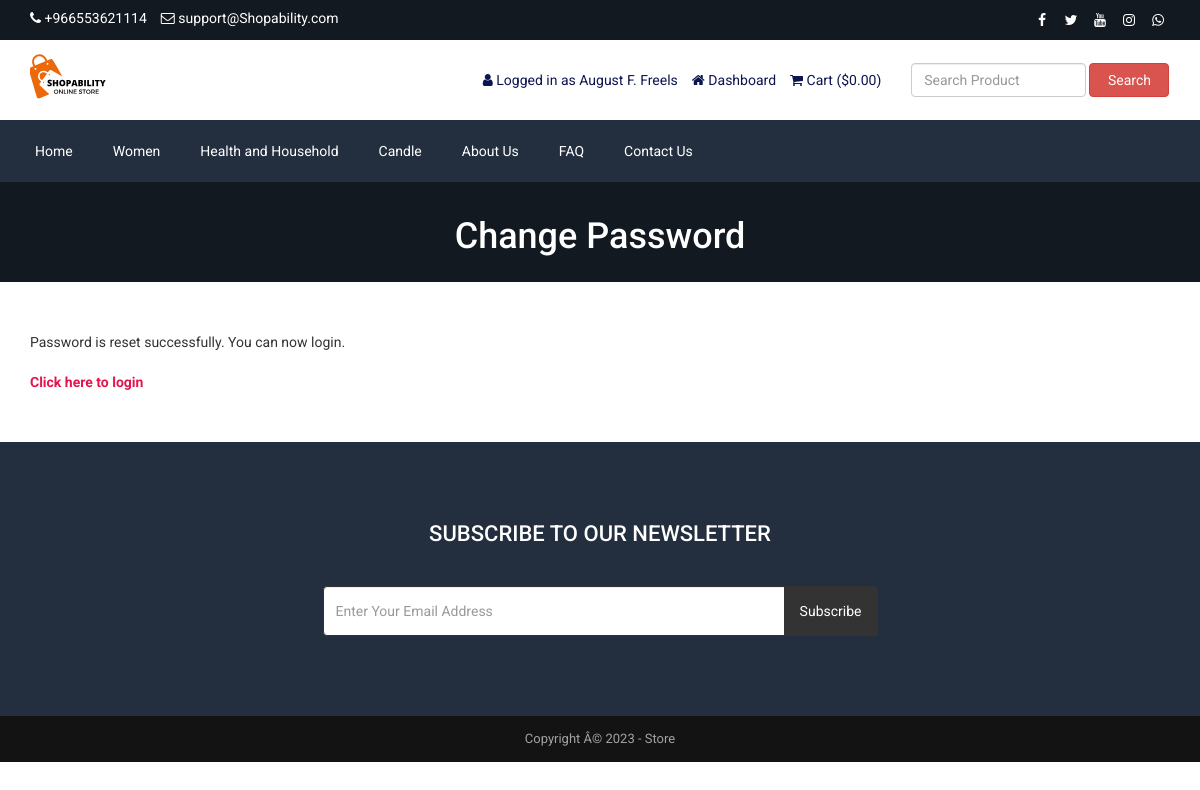
Page /reset-password-success.php (signed in) on the committed database.
### tables this page shows
CREATE TABLE `tbl_settings` (
  `id` int(11) NOT NULL,
  `logo` varchar(255) NOT NULL,
  `favicon` varchar(255) NOT NULL,
  `footer_about` text NOT NULL,
  `footer_copyright` text NOT NULL,
  `contact_address` text NOT NULL,
  `contact_email` varchar(255) NOT NULL,
  `contact_phone` varchar(255) NOT NULL,
  `contact_fax` varchar(255) NOT NULL,
  `contact_map_iframe` text NOT NULL,
  `receive_email` varchar(255) NOT NULL,
  `receive_email_subject` varchar(255) NOT NULL,
  `receive_email_thank_you_message` text NOT NULL,
  `forget_password_message` text NOT NULL,
  `total_recent_post_footer` int(10) NOT NULL,
  `total_popular_post_footer` int(10) NOT NULL,
  `total_recent_post_sidebar` int(11) NOT NULL,
  `total_popular_post_sidebar` int(11) NOT NULL,
  `total_featured_product_home` int(11) NOT NULL,
  `total_latest_product_home` int(11) NOT NULL,
  `total_popular_product_home` int(11) NOT NULL,
  `meta_title_home` text NOT NULL,
  `meta_keyword_home` text NOT NULL,
  `meta_description_home` text NOT NULL,
  `banner_login` varchar(255) NOT NULL,
  `banner_registration` varchar(255) NOT NULL,
  `banner_forget_password` varchar(255) NOT NULL,
  `banner_reset_password` varchar(255) NOT NULL,
  `banner_search` varchar(255) NOT NULL,
  `banner_cart` varchar(255) NOT NULL,
  `banner_checkout` varchar(255) NOT NULL,
  `banner_product_category` varchar(255) NOT NULL,
  `banner_blog` varchar(255) NOT NULL,
  `cta_title` varchar(255) NOT NULL,
  `cta_content` text NOT NULL,
  `cta_read_more_text` varchar(255) NOT NULL,
  `cta_read_more_url` varchar(255) NOT NULL,
  `cta_photo` varchar(255) NOT NULL,
  `featured_product_title` varchar(255) NOT NULL,
  `featured_product_subtitle` varchar(255) NOT NULL,
  `latest_product_title` varchar(255) NOT NULL,
  `latest_product_subtitle` varchar(255) NOT NULL,
  `popular_product_title` varchar(255) NOT NULL,
  `popular_product_subtitle` varchar(255) NOT NULL,
  `testimonial_title` varchar(255) NOT NULL,
  `testimonial_subtitle` varchar(255) NOT NULL,
  `testimonial_photo` varchar(255) NOT NULL,
  `blog_title` varchar(255) NOT NULL,
  `blog_subtitle` varchar(255) NOT NULL,
  `newsletter_text` text NOT NULL,
  `paypal_email` varchar(255) NOT NULL,
  `stripe_public_key` varchar(255) NOT NULL,
  `stripe_secret_key` varchar(255) NOT NULL,
  `bank_detail` text NOT NULL,
  `before_head` text NOT NULL,
  `after_body` text NOT NULL,
  `before_body` text NOT NULL,
  `home_service_on_off` int(11) NOT NULL,
  `home_welcome_on_off` int(11) NOT NULL,
  `home_featured_product_on_off` int(11) NOT NULL,
  `home_latest_product_on_off` int(11) NOT NULL,
  `home_popular_product_on_off` int(11) NOT NULL,
  `home_testimonial_on_off` int(11) NOT NULL,
  `home_blog_on_off` int(11) NOT NULL,
  `newsletter_on_off` int(11) NOT NULL,
  `ads_above_welcome_on_off` int(1) NOT NULL,
  `ads_above_featured_product_on_off` int(1) NOT NULL,
  `ads_above_latest_product_on_off` int(1) NOT NULL,
  `ads_above_popular_product_on_off` int(1) NOT NULL,
  `ads_above_testimonial_on_off` int(1) NOT NULL,
  `ads_category_sidebar_on_off` int(1) NOT NULL
);

CREATE TABLE `tbl_social` (
  `social_id` int(11) NOT NULL,
  `social_name` varchar(30) NOT NULL,
  `social_url` varchar(255) NOT NULL,
  `social_icon` varchar(30) NOT NULL
);

CREATE TABLE `tbl_top_category` (
  `tcat_id` int(11) NOT NULL,
  `tcat_name` varchar(255) NOT NULL,
  `show_on_menu` int(1) NOT NULL
);

CREATE TABLE `tbl_page` (
  `id` int(11) NOT NULL,
  `about_title` varchar(255) NOT NULL,
  `about_content` text NOT NULL,
  `about_banner` varchar(255) NOT NULL,
  `about_meta_title` varchar(255) NOT NULL,
  `about_meta_keyword` text NOT NULL,
  `about_meta_description` text NOT NULL,
  `faq_title` varchar(255) NOT NULL,
  `faq_banner` varchar(255) NOT NULL,
  `faq_meta_title` varchar(255) NOT NULL,
  `faq_meta_keyword` text NOT NULL,
  `faq_meta_description` text NOT NULL,
  `blog_title` varchar(255) NOT NULL,
  `blog_banner` varchar(255) NOT NULL,
  `blog_meta_title` varchar(255) NOT NULL,
  `blog_meta_keyword` text NOT NULL,
  `blog_meta_description` text NOT NULL,
  `contact_title` varchar(255) NOT NULL,
  `contact_banner` varchar(255) NOT NULL,
  `contact_meta_title` varchar(255) NOT NULL,
  `contact_meta_keyword` text NOT NULL,
  `contact_meta_description` text NOT NULL,
  `pgallery_title` varchar(255) NOT NULL,
  `pgallery_banner` varchar(255) NOT NULL,
  `pgallery_meta_title` varchar(255) NOT NULL,
  `pgallery_meta_keyword` text NOT NULL,
  `pgallery_meta_description` text NOT NULL,
  `vgallery_title` varchar(255) NOT NULL,
  `vgallery_banner` varchar(255) NOT NULL,
  `vgallery_meta_title` varchar(255) NOT NULL,
  `vgallery_meta_keyword` text NOT NULL,
  `vgallery_meta_description` text NOT NULL
);

### reset-password-success.php (the view)
<?php require_once('header.php'); ?>
<?php
$statement = $pdo->prepare("SELECT * FROM tbl_settings WHERE id=1");
$statement->execute();
$result = $statement->fetchAll(PDO::FETCH_ASSOC);
foreach ($result as $row) {
    $banner_forget_password = $row['banner_forget_password'];
}
?>
<div class="page-banner" style="background-color:#444;background-image: url(assets/uploads/<?php echo $banner_forget_password; ?>);">
    <div class="inner">
        <h1><?php echo LANG_VALUE_149; ?></h1>
    </div>
</div>
<div class="page">
    <div class="container">
        <div class="row">
            <div class="col-md-12">
                <div class="user-content">
                    <?php echo LANG_VALUE_146; ?><br><br>
                    <a href="<?php echo BASE_URL; ?>login.php" style="color:#e4144d;font-weight:bold;"><?php echo LANG_VALUE_11; ?></a>
                </div>
            </div>
        </div>
    </div>
</div>
<?php require_once('footer.php'); ?>

### header.php (shortened to what this page needs)
<?php
include("admin/inc/config.php");
$statement = $pdo->prepare("SELECT * FROM tbl_settings WHERE id=1");
$statement->execute();
$result = $statement->fetchAll(PDO::FETCH_ASSOC);
foreach ($result as $row)
{
	$logo = $row['logo'];
	$contact_email = $row['contact_email'];
	$contact_phone = $row['contact_phone'];
}
?>
<!DOCTYPE html>
<html lang="en">
<head>
	<link rel="stylesheet" href="assets/css/bootstrap.min.css">
	<link rel="stylesheet" href="assets/css/font-awesome.min.css">
	<link rel="stylesheet" href="assets/css/owl.carousel.min.css">
	<link rel="stylesheet" href="assets/css/owl.theme.default.min.css">
	<link rel="stylesheet" href="assets/css/jquery.bxslider.min.css">
    <link rel="stylesheet" href="assets/css/magnific-popup.css">
    <link rel="stylesheet" href="assets/css/rating.css">
	<link rel="stylesheet" href="assets/css/spacing.css">
	<link rel="stylesheet" href="assets/css/bootstrap-touch-slider.css">
	<link rel="stylesheet" href="assets/css/animate.min.css">
	<link rel="stylesheet" href="assets/css/tree-menu.css">
	<link rel="stylesheet" href="assets/css/select2.min.css">
	<link rel="stylesheet" href="assets/css/main.css">
	<link rel="stylesheet" href="assets/css/responsive.css">
	<?php
	$statement = $pdo->prepare("SELECT * FROM tbl_page WHERE id=1");
	$statement->execute();
	$result = $statement->fetchAll(PDO::FETCH_ASSOC);
		?>
</head>
<body>
<div class="top">
	<div class="container">
		<div class="row">
			<div class="col-md-6 col-sm-6 col-xs-12">
				<div class="left">
					<ul>
						<li><i class="fa fa-phone"></i> <?php echo $contact_phone; ?></li>
						<li><i class="fa fa-envelope-o"></i> <?php echo $contact_email; ?></li>
					</ul>
				</div>
			</div>
			<div class="col-md-6 col-sm-6 col-xs-12">
				<div class="right">
					<ul>
						<?php
						$statement = $pdo->prepare("SELECT * FROM tbl_social");
						$statement->execute();
						$result = $statement->fetchAll(PDO::FETCH_ASSOC);
						foreach ($result as $row) {
							?>
							<?php if($row['social_url'] != ''): ?>
							<li><a href="<?php echo $row['social_url']; ?>"><i class="<?php echo $row['social_icon']; ?>"></i></a></li>
							<?php endif; ?>
							<?php
						}
						?>
					</ul>
				</div>
			</div>
		</div>
	</div>
</div>
<div class="header">
	<div class="container">
		<div class="row inner">
			<div class="col-md-4 logo">
				<a href="index.php"><img src="assets/uploads/<?php echo $logo; ?>" alt="logo image"></a>
			</div>
			<div class="col-md-5 right">
				<ul>
					<?php
					if(isset($_SESSION['customer'])) {
						?>
						<li><i class="fa fa-user"></i> <?php echo LANG_VALUE_13; ?> <?php echo $_SESSION['customer']['cust_name']; ?></li>
						<li><a href="dashboard.php"><i class="fa fa-home"></i> <?php echo LANG_VALUE_89; ?></a></li>
						<?php
					} else {
						?>
						<li><a href="login.php"><i class="fa fa-sign-in"></i> <?php echo LANG_VALUE_9; ?></a></li>
						<li><a href="registration.php"><i class="fa fa-user-plus"></i> <?php echo LANG_VALUE_15; ?></a></li>
						<?php
					}
					?>
					<li><a href="cart.php"><i class="fa fa-shopping-cart"></i> <?php echo LANG_VALUE_18; ?> (<?php echo LANG_VALUE_1; ?><?php
					if(isset($_SESSION['cart_p_id'])) {
						$table_total_price = 0;
						$i=0;
	                    foreach($_SESSION['cart_p_qty'] as $key => $value)
	                    {
	                        $i++;
	                        $arr_cart_p_qty[$i] = $value;
	                    }                    $i=0;
	                    foreach($_SESSION['cart_p_current_price'] as $key => $value)
	                    {
	                        $i++;
	                        $arr_cart_p_current_price[$i] = $value;
	                    }
	                    for($i=1;$i<=count($arr_cart_p_qty);$i++) {
	                    	$row_total_price = $arr_cart_p_current_price[$i]*$arr_cart_p_qty[$i];
	                        $table_total_price = $table_total_price + $row_total_price;
	                    }
						echo $table_total_price;
					} else {
						echo '0.00';
					}
					?>)</a></li>
				</ul>
			</div>
			<div class="col-md-3 search-area">
				<form class="navbar-form navbar-left" role="search" action="search-result.php" method="get">
					<div class="form-group">
						<input type="text" class="form-control search-top" placeholder="<?php echo LANG_VALUE_2; ?>" name="search_text">
					</div>
					<button type="submit" class="btn btn-danger"><?php echo LANG_VALUE_3; ?></button>
				</form>
			</div>
		</div>
	</div>
</div>
<div class="nav">
	<div class="container">
		<div class="row">
			<div class="col-md-12 pl_0 pr_0">
				<div class="menu-container">
					<div class="menu">
						<ul>
							<li><a href="index.php">Home</a></li>
							<?php
							$statement = $pdo->prepare("SELECT * FROM tbl_top_category WHERE show_on_menu=1");
							$statement->execute();
							$result = $statement->fetchAll(PDO::FETCH_ASSOC);
							foreach ($result as $row) {
								?>
								<li><a href="product-category.php?id=<?php echo $row['tcat_id']; ?>&type=top-category"><?php echo $row['tcat_name']; ?></a>
								</li>
								<?php
							}
							?>
							<?php
							$statement = $pdo->prepare("SELECT * FROM tbl_page WHERE id=1");
							$statement->execute();
							$result = $statement->fetchAll(PDO::FETCH_ASSOC);
							foreach ($result as $row) {
								$about_title = $row['about_title'];
								$faq_title = $row['faq_title'];
								$contact_title = $row['contact_title'];
							}
							?>
							<li><a href="about.php"><?php echo $about_title; ?></a></li>
							<li><a href="faq.php"><?php echo $faq_title; ?></a></li>
							<li><a href="contact.php"><?php echo $contact_title; ?></a></li>
						</ul>
					</div>
				</div>
			</div>
		</div>
	</div>
</div>

### footer.php (shortened to what this page needs)
<?php
$statement = $pdo->prepare("SELECT * FROM tbl_settings WHERE id=1");
$statement->execute();
$result = $statement->fetchAll(PDO::FETCH_ASSOC);
foreach ($result as $row)
{
	$footer_copyright = $row['footer_copyright'];
    $newsletter_on_off = $row['newsletter_on_off'];
}
?>
<?php if($newsletter_on_off == 1): ?>
<section class="home-newsletter">
	<div class="container">
		<div class="row">
			<div class="col-md-6 col-md-offset-3">
				<div class="single">
				<form action="" method="post">
					<h2><?php echo LANG_VALUE_93; ?></h2>
					<div class="input-group">
			        	<input type="email" class="form-control" placeholder="<?php echo LANG_VALUE_95; ?>" name="email_subscribe">
			         	<span class="input-group-btn">
			         	<button class="btn btn-theme" type="submit" name="form_subscribe"><?php echo LANG_VALUE_92; ?></button>
			         	</span>
			        </div>
				</div>
			</div>
		</div>
	</div>
</section>
<?php endif; ?>
<div class="footer-bottom">
	<div class="container">
		<div class="row">
			<div class="col-md-12 copyright">
				<?php echo $footer_copyright; ?>
			</div>
		</div>
	</div>
</div>
</body>
</html>

### assets/css/main.css (style rules this page uses)
* { margin: 0; padding: 0; }
body { font-family: "Roboto", sans-serif; font-size: 14px; }
h1, h2, h3, h4, h5, h6 { font-family: "Roboto", sans-serif; }
a { text-decoration: none; }
.top { width: 100%; height: 40px; background: #131921; }
.top .left { float: left; }
.top .left ul { padding-top: 8px; }
.top .left ul li { list-style-type: none; float: left; margin-right: 14px; color: white; }
.top .left ul li i { color: white; }
.top .right { float: right; }
.top .right ul { padding-top: 8px; }
.top .right ul li { list-style-type: none; float: left; margin-left: 5px; }
.top .right ul li a { color: white; width: 24px; height: 24px; line-height: 24px; text-align: center; border-radius: 50%; display: block; transition: all 0.4s ease; }
.header { width: 100%; height: auto; background: #fff; }
.header .inner { height: auto; display: table; }
.header .logo { float: none; display: table-cell; vertical-align: middle; }
.header .logo img { max-width: 100%; height: 80px; }
.header .navbar-form .form-control { width: 300px; }
.header .search-area { float: none; display: table-cell; vertical-align: middle; }
.header .search-area .form-group { width: calc(100% - 84px); }
.header .search-area button { width: 80px; }
.header .search-area form { width: 100%; }
.header .right { float: none; display: table-cell; vertical-align: middle; padding-right: 0; }
.header .right ul { float: right; margin-bottom: 0; }
.header .right ul li { list-style-type: none; float: left; margin-left: 14px; color: #0d1452; }
.header .right ul li a { color: #0d1452; }
.header .navbar-form .search-top { width: 100%; }
.nav { background: #232f3e; }
.menu-container { width: 100%; margin: 0 auto; background: #232f3e; }
.menu-dropdown-icon:before { content: "\f067"; font-family: "FontAwesome"; display: none; cursor: pointer; float: right; padding: 1.5em 2em; background: #fff; color: #333; }
.menu > ul { margin: 0 auto; width: 100%; list-style: none; padding: 0; position: relative; box-sizing: border-box; }
.menu > ul:before, .menu > ul:after { content: ""; display: table; }
.menu > ul:after { clear: both; }
.menu > ul > li { float: left; padding: 0; margin: 0; }
.menu > ul > li a { text-decoration: none; padding: 1.5em 20px; display: block; color: #fff; }
.footer-bottom { width: 100%; height: auto; background: #141314; padding: 14px 0; }
.footer-bottom .copyright { font-size: 13px; color: #a3a3a3; text-align: center; }
.page-banner { width: 100%; height: auto; background-repeat: no-repeat; background-position: center center; -webkit-background-size: cover; background-size: cover; position: relative; padding-top: 15px; padding-bottom: 15px; overflow: hidden; }
.page-banner h1 { color: #fff; text-align: center; z-index: 999; position: relative; }
.page { width: 100%; height: auto; padding-top: 50px; padding-bottom: 50px; }
.home-newsletter { padding: 80px 0; background: #232f3e; }
.home-newsletter .single { max-width: 650px; margin: 0 auto; text-align: center; position: relative; z-index: 2; }
.home-newsletter .single h2 { font-size: 22px; color: white; text-transform: uppercase; margin-bottom: 40px; margin-top: 0; }
.home-newsletter .single .form-control { height: 50px; border-color: #333; outline: none; }
.home-newsletter .single .btn { min-height: 50px; background: #333; color: #fff; padding-left: 15px; padding-right: 15px; }

### assets/css/responsive.css (style rules this page uses)
@media only screen and (min-width: 992px) { .header .inner { width: 100%; } }
@media only screen and (min-width: 992px) { .header .search-area { padding-right: 0; } }
@media only screen and (min-width: 992px) { .header .search-area form { padding-right: 0; } }
@media only screen and (min-width: 992px) { .header .container { padding-right: 0; } }

### rows in the picture
tbl_settings: contact_phone "+966553621114", contact_email "support@Shopability.com", logo (picture), banner_forget_password (picture), footer_copyright "Copyright Â© 2023 - Store"
tbl_top_category: tcat_name "Women"
tbl_top_category: tcat_name "Health and Household"
tbl_top_category: tcat_name "Candle"
tbl_page: about_title "About Us", faq_title "FAQ", contact_title "Contact Us"

### other values in the picture
LANG_VALUE_13 "Logged in as"
$_SESSION['customer']['cust_name'] "August F. Freels"
LANG_VALUE_89 "Dashboard"
LANG_VALUE_18 "Cart"
LANG_VALUE_1 "$"
LANG_VALUE_3 "Search"
LANG_VALUE_149 "Change Password"
LANG_VALUE_146 "Password is reset successfully. You can now login."
LANG_VALUE_11 "Click here to login"
LANG_VALUE_93 "SUBSCRIBE TO OUR NEWSLETTER"
LANG_VALUE_92 "Subscribe"
